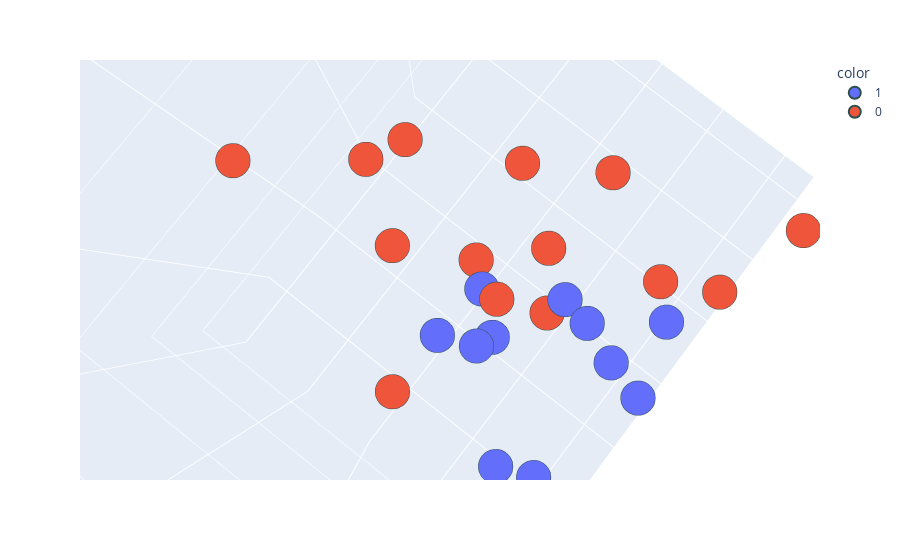

The notebook cell this image was saved under:
### Code cell
import plotly.express as px
#y_train_trf = y_train.astype(str)
fig = px.scatter_3d(df, x=df['feature1'], y=df['feature2'], z=df['feature3'],
              color=df['target'].astype('str'))
fig.update_traces(marker=dict(size=12,
                              line=dict(width=2,
                                        color='DarkSlateGrey')),
                  selector=dict(mode='markers'))

fig.show()

### Figure 1 — Plotly figure (JSON) as saved in the notebook; plotly's stock layout.template omitted (floating-point values rounded to 4 significant figures)
{"data": [{"hovertemplate": "color=1<br>feature1=%{x}<br>feature2=%{y}<br>feature3=%{z}<extra></extra>", "legendgroup": "1", "marker": {"color": "#636efa", "line": {"color": "DarkSlateGrey", "width": 2}, "size": 12, "symbol": "circle"}, "mode": "markers", "name": "1", "scene": "scene", "showlegend": true, "type": "scatter3d", "x": [-0.3675, 0.4206, 1.968, -2.506, 0.3223, -0.3316, 0.667, -1.01, 0.2411, -0.04544, -0.9926, -0.4208, 0.9486, 1.415, 1.045, -1.838, 0.1901, -0.02254, 1.267, 1.772], "y": [-1.137, 0.4116, -0.5478, 0.147, 0.06034, -1.632, 0.02581, 0.4417, -0.9525, 1.041, -0.1613, -0.552, 0.7017, 0.4577, 0.5382, -0.9388, 0.5121, 0.01342, 0.1736, -0.3475], "z": [-1.322, -0.07132, -0.6794, 0.6062, -1.043, 0.6191, -0.7776, 1.129, -0.1363, -0.09403, 1.192, -0.1211, -1.051, 0.7289, 0.8121, -0.2018, 0.1315, 0.9359, -1.223, 0.6701]}, {"hovertemplate": "color=0<br>feature1=%{x}<br>feature2=%{y}<br>feature3=%{z}<extra></extra>", "legendgroup": "0", "marker": {"color": "#EF553B", "line": {"color": "DarkSlateGrey", "width": 2}, "size": 12, "symbol": "circle"}, "mode": "markers", "name": "0", "scene": "scene", "showlegend": true, "type": "scatter3d", "x": [0.1771, 1.425, 2.224, -0.7233, 2.823, -1.39, 0.3849, 1.677, 1.438, 0.2907, 0.7319, -1.028, -0.7643, 2.011, 0.8989, 1.01, 1.251, 0.2046, 0.7489, 1.234], "y": [-0.5981, 1.441, 0.2304, 1.461, -0.3329, 0.6667, 1.324, 4.188, 1.1, 0.867, 0.5174, 1.131, 1.567, 1.921, 0.436, 1.438, 0.1864, -0.01154, 2.593, 0.05278], "z": [1.227, 0.1826, 1.192, -0.08537, 2.637, 1.344, -0.1032, -0.08056, 1.065, 0.9826, 2.245, 2.603, 1.549, 2.933, 0.821, 2.328, 1.704, 3.151, 1.171, -0.2616]}], "layout": {"autosize": true, "dragmode": "zoom", "legend": {"title": {"text": "color"}, "tracegroupgap": 0}, "margin": {"t": 60}, "scene": {"aspectmode": "auto", "aspectratio": {"x": 1.03, "y": 1.124, "z": 0.864}, "camera": {"center": {"x": -0.1083, "y": -0.1657, "z": 0.09779}, "eye": {"x": 0.6628, "y": -0.2101, "z": 0.07136}, "projection": {"type": "perspective"}, "up": {"x": 0.06627, "y": 0.7864, "z": 0.6141}}, "domain": {"x": [0, 1], "y": [0, 1]}, "dragmode": "orbit", "xaxis": {"title": {"text": "feature1"}, "type": "linear"}, "yaxis": {"title": {"text": "feature2"}, "type": "linear"}, "zaxis": {"title": {"text": "feature3"}, "type": "linear"}}}}
